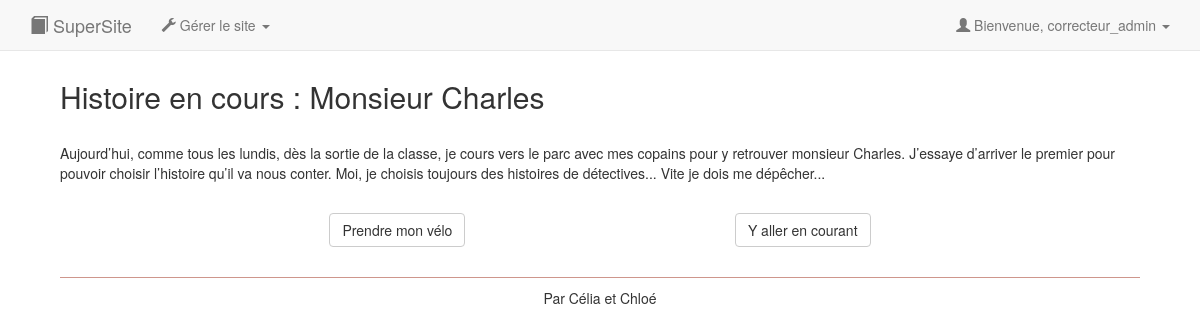
/hist.php?id_hist=1&id_sit=1 (signed in), run on the app's committed database.
### tables this page shows
CREATE TABLE `histoire` (
  `id_hist` int(11) NOT NULL,
  `titre` varchar(50) NOT NULL,
  `image` varchar(20) NOT NULL,
  `description` varchar(700) NOT NULL,
  `affichee` tinyint(1) NOT NULL DEFAULT 1,
  `id_sit_initiale` int(11) NOT NULL,
  `id_sit_finale` int(11) NOT NULL
);

CREATE TABLE `situation` (
  `id_sit` int(11) NOT NULL,
  `paragraphe` varchar(2000) NOT NULL,
  `id_hist` int(11) NOT NULL
);

CREATE TABLE `choix` (
  `id_choix` int(11) NOT NULL,
  `intitule` varchar(150) NOT NULL,
  `vie` int(11) NOT NULL,
  `id_sit_suivante` int(11) NOT NULL,
  `id_sit_precedente` int(11) NOT NULL
);

### hist.php (the view, shortened to what this page needs)
<!doctype html>
<html>
<?php
    require "connect.php";
    require "head.php";
    if(isset($_GET['id_hist']) and isset($_GET['id_sit'])){
        $id_hist = $_GET['id_hist'];
        $id_sit = $_GET['id_sit'];
    }
    if ($BDD){
        $req_hist = "SELECT * FROM histoire WHERE id_hist=:unIDhist";
        $rep_hist = $BDD->prepare($req_hist);
        $rep_hist->execute(array("unIDhist"=>$id_hist));
        $histoire = $rep_hist->fetch();
        $req_sit = "SELECT * FROM situation WHERE id_hist=:unIDhist and id_sit=:unIDsit";
        $rep_sit = $BDD->prepare($req_sit);
        $rep_sit->execute(array(
            "unIDhist"=>$id_hist,
            "unIDsit"=>$id_sit
        ));
        $situation = $rep_sit->fetch();
        $req_choix = "SELECT * FROM choix WHERE id_sit_precedente=:unIDsit";
        $rep_choix = $BDD->prepare($req_choix);
        $rep_choix->execute(array("unIDsit"=>$id_sit));
        $ensemble_choix = $rep_choix->fetchAll();
    }
?>
    <body>
        <div class="container">
            <?php require_once "header.php"; ?>
            <div>
                <h2> Histoire en cours : <?= $histoire['titre'] ?> </h2>
                <br/>
            </div>
            <div class=" paragraph">
                <p>
                    <?php echo $situation['paragraphe'];?>
                </p>
            </div>
            <br>
            <div>
                <div class="ligne_choix" >
                    <?php foreach ($ensemble_choix as $choix) { ?>
                        <div class="col-sm">
                            <p>
                                <a class="btn btn-default btn-secondary" href="hist.php?id_hist=<?= $id_hist ?>&id_sit=<?= $choix['id_sit_suivante']?>"> <?php echo $choix['intitule'] ?> </a>
                            </p>
                        </div>
                    <?php } ?>
                    </div>
                    </div>
        <br>
        <?php require_once "footer.php"?>
    </body>
</html>

### css/style.css (style rules this page uses)
body { padding: 5%; }
.paragraph { background-color :rgba(255, 255, 255, 0.676); }
.ligne_choix { display: flex; justify-content: space-evenly; }

### data on the page
histoire: titre "Monsieur Charles"
situation: paragraphe "Aujourd’hui, comme tous les lundis, dès la sortie de la classe, je cours vers le parc avec mes copains pour y retrouver monsieur Charles. J’essaye d’arriver le premier pour pouvoir choisir l’histoire qu’il va nous conter. Moi, je choisis toujours des histoires de détectives... Vite je dois me dépêcher..."
choix: intitule "Prendre mon vélo"
choix: intitule "Y aller en courant"

### other printed values
$_SESSION['login'] "correcteur_admin"
